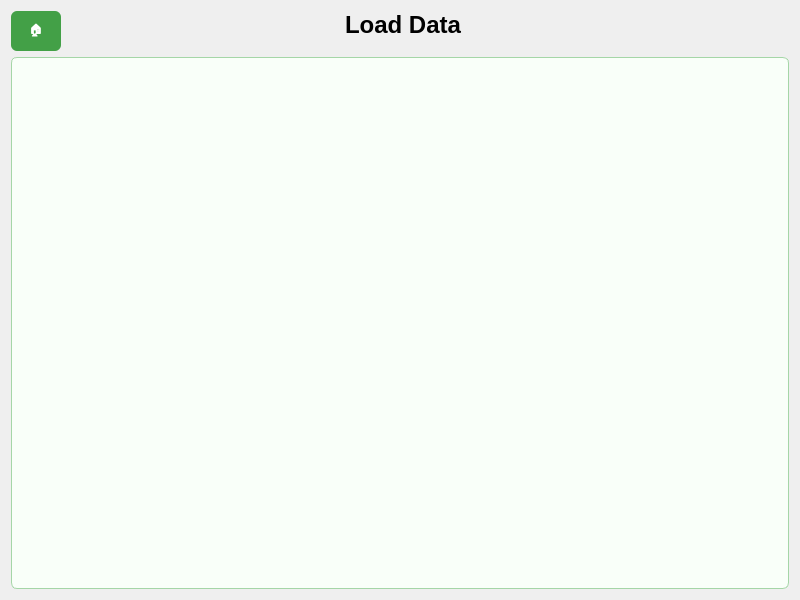
<?xml version="1.0" encoding="UTF-8"?>
<ui version="4.0">
 <class>SaveLoad</class>
 <widget class="QWidget" name="SaveLoad">
  <property name="geometry">
   <rect>
    <x>0</x>
    <y>0</y>
    <width>800</width>
    <height>600</height>
   </rect>
  </property>
  <property name="windowTitle">
   <string>SaveLoad</string>
  </property>
  <property name="styleSheet">
   <string notr="true">
SaveLoad { background-color: #e8f5e9; }
QGroupBox { background-color: white; border: 1px solid #c8e6c9; border-radius: 8px; margin-top: 10px; padding: 10px; font-weight: bold; }
QLineEdit, QDoubleSpinBox, QDateEdit, QComboBox { background-color: #f9fff9; border: 1px solid #a5d6a7; border-radius: 4px; padding: 4px; color: black; }
QPushButton { background-color: #43a047; color: white; font-weight: bold; border-radius: 6px; padding: 6px 10px; }
QPushButton:hover { background-color: #2e7d32; }
QListWidget { background-color: white; border: 1px solid #c8e6c9; border-radius: 8px; }
QLabel { color: black; }
QCalendarWidget { color: black; border: 1px solid #81c784; border-radius: 8px; }
   </string>
  </property>
  <layout class="QVBoxLayout" name="verticalLayout">
   <item>
    <layout class="QHBoxLayout" name="headerLayout">
     <item>
      <widget class="QPushButton" name="homeBtn">
       <property name="minimumSize">
        <size>
         <width>50</width>
         <height>40</height>
        </size>
       </property>
       <property name="maximumSize">
        <size>
         <width>50</width>
         <height>40</height>
        </size>
       </property>
       <property name="text">
        <string>🏠</string>
       </property>
      </widget>
     </item>
     <item>
      <widget class="QLabel" name="titleLabel">
       <property name="font">
        <font>
         <pointsize>18</pointsize>
         <bold>true</bold>
        </font>
       </property>
       <property name="text">
        <string>Load Data</string>
       </property>
       <property name="alignment">
        <set>Qt::AlignmentFlag::AlignHCenter</set>
       </property>
      </widget>
     </item>
     <item>
      <spacer name="rightSpacer">
       <property name="orientation">
        <enum>Qt::Orientation::Horizontal</enum>
       </property>
       <property name="sizeType">
        <enum>QSizePolicy::Policy::Fixed</enum>
       </property>
       <property name="sizeHint" stdset="0">
        <size>
         <width>50</width>
         <height>20</height>
        </size>
       </property>
      </spacer>
     </item>
    </layout>
   </item>
   <item>
    <layout class="QHBoxLayout" name="buttonLayout"/>
   </item>
   <item>
    <widget class="QListWidget" name="transactionListWidget">
     <property name="styleSheet">
      <string notr="true">QListWidget {
    background-color: #f9fff9;
    color: black;
    border: 1px solid #a5d6a7;
    border-radius: 6px;
}

QListWidget::item {
    color: black;
    padding: 4px;
}

QListWidget::item:selected {
    background-color: #a5d6a7;
    color: black;
}
</string>
     </property>
     <property name="alternatingRowColors">
      <bool>false</bool>
     </property>
     <property name="selectionMode">
      <enum>QAbstractItemView::SelectionMode::SingleSelection</enum>
     </property>
    </widget>
   </item>
  </layout>
 </widget>
 <resources/>
 <connections/>
</ui>
